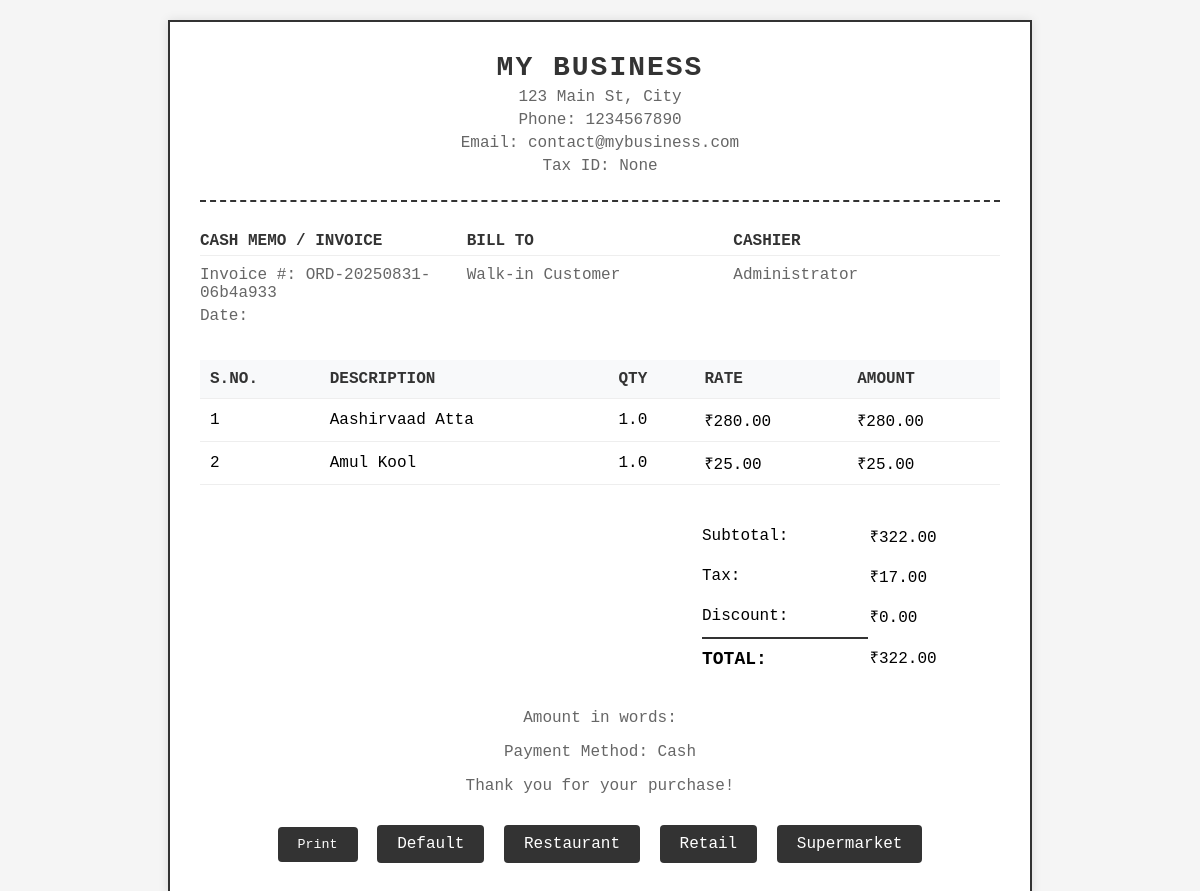
/invoice/3/retail (signed in), run on the app's committed database.
### tables this page shows
CREATE TABLE business_settings (
        id INTEGER PRIMARY KEY AUTOINCREMENT,
        name TEXT NOT NULL,
        address TEXT,
        phone TEXT,
        email TEXT,
        tax_id TEXT,
        currency TEXT DEFAULT '₹',
        logo BLOB,
        receipt_footer TEXT,
        tax_inclusive INTEGER DEFAULT 0
    );

CREATE TABLE orders (
        id INTEGER PRIMARY KEY AUTOINCREMENT,
        order_number TEXT UNIQUE NOT NULL,
        user_id INTEGER,
        customer_id INTEGER,
        table_id INTEGER,
        status TEXT DEFAULT 'pending',
        order_date TEXT NOT NULL,
        total_amount REAL NOT NULL,
        tax_amount REAL DEFAULT 0,
        discount_amount REAL DEFAULT 0,
        payment_method TEXT,
        payment_status TEXT DEFAULT 'pending',
        notes TEXT,
        FOREIGN KEY (user_id) REFERENCES users(id),
        FOREIGN KEY (customer_id) REFERENCES customers(id)
    );

CREATE TABLE users (
        id INTEGER PRIMARY KEY AUTOINCREMENT,
        username TEXT UNIQUE NOT NULL,
        password TEXT NOT NULL,
        role TEXT NOT NULL,
        name TEXT,
        email TEXT,
        phone TEXT,
        active INTEGER DEFAULT 1
    );

CREATE TABLE order_items (
        id INTEGER PRIMARY KEY AUTOINCREMENT,
        order_id INTEGER,
        product_id INTEGER,
        quantity REAL NOT NULL,
        price REAL NOT NULL,
        tax_rate REAL DEFAULT 0,
        discount REAL DEFAULT 0,
        notes TEXT,
        FOREIGN KEY (order_id) REFERENCES orders(id),
        FOREIGN KEY (product_id) REFERENCES products(id)
    );

CREATE TABLE products (
        id INTEGER PRIMARY KEY AUTOINCREMENT,
        name TEXT NOT NULL,
        description TEXT,
        category_id INTEGER,
        price REAL NOT NULL,
        cost_price REAL,
        barcode TEXT,
        stock INTEGER DEFAULT 0,
        min_stock INTEGER DEFAULT 0,
        image BLOB,
        active INTEGER DEFAULT 1,
        tax_rate REAL DEFAULT 0,
        FOREIGN KEY (category_id) REFERENCES categories(id)
    );

### flaskApp/app.py (the view)
@app.route('/invoice/<int:order_id>/<template_type>')
@login_required
def invoice_with_template(order_id, template_type):
    conn = get_db_connection()
    order = conn.execute("""
    SELECT orders.*, customers.name as customer_name, customers.email, customers.phone, customers.address,
           users.name as cashier_name,
           (orders.total_amount - orders.discount_amount) as subtotal,
           orders.tax_amount as tax, orders.discount_amount as discount, orders.total_amount as total
    FROM orders
    LEFT JOIN customers ON orders.customer_id = customers.id
    LEFT JOIN users ON orders.user_id = users.id
    WHERE orders.id = ?
    """, (order_id,)).fetchone()
    if not order:
        conn.close()
        flash('Order not found', 'danger')
        return redirect(url_for('orders'))
    order_items = conn.execute("""
    SELECT order_items.*, products.name as product_name
    FROM order_items
    LEFT JOIN products ON order_items.product_id = products.id
    WHERE order_items.order_id = ?
    """, (order_id,)).fetchall()
    business = conn.execute("SELECT * FROM business_settings LIMIT 1").fetchone()
    conn.close()
    if template_type == "restaurant":
        return render_template('invoice_restaurant.html', order=order, order_items=order_items, business=business)
    elif template_type == "retail":
        return render_template('invoice_retail.html', order=order, order_items=order_items, business=business)
    elif template_type == "supermarket":
        return render_template('invoice_supermarket.html', order=order, order_items=order_items, business=business)
    else:
        return render_template('invoice.html', order=order, order_items=order_items, business=business)

### flaskApp/app.py (called while the page is built)
def get_db_connection():
    conn = sqlite3.connect(DB_PATH)
    conn.row_factory = sqlite3.Row
    return conn

def login_required(f):
    @wraps(f)
    def decorated_function(*args, **kwargs):
        if 'user_id' not in session:
            return redirect(url_for('login'))
        return f(*args, **kwargs)
    return decorated_function

### flaskApp/templates/invoice_retail.html (shortened to what this page needs)
<!DOCTYPE html>
<html lang="en">
<head>
</head>
<body>
    <div class="invoice-container">
        <div class="invoice-header">
            <h1>{{ business.name }}</h1>
            <p>{{ business.address }}</p>
            <p>Phone: {{ business.phone }}</p>
            <p>Email: {{ business.email }}</p>
            <p>Tax ID: {{ business.tax_id }}</p>
        </div>
        <div class="invoice-details">
            <div>
                <h3>Cash Memo / Invoice</h3>
                <p>Invoice #: {{ order.order_number }}</p>
                <p>Date: {{ order.date }}</p>
            </div>
            <div>
                <h3>Bill To</h3>
                <p>{{ order.customer_name or 'Walk-in Customer' }}</p>
            </div>
            <div>
                <h3>Cashier</h3>
                <p>{{ order.cashier_name }}</p>
            </div>
        </div>
        <table class="invoice-table">
            <thead>
                <tr>
                    <th>S.No.</th>
                    <th>Description</th>
                    <th>Qty</th>
                    <th>Rate</th>
                    <th>Amount</th>
                </tr>
            </thead>
            <tbody>
                {% for item in order_items %}
                <tr>
                    <td>{{ loop.index }}</td>
                    <td>{{ item.product_name }}</td>
                    <td>{{ item.quantity }}</td>
                    <td>₹{{ "%.2f"|format(item.price) }}</td>
                    <td>₹{{ "%.2f"|format(item.price * item.quantity) }}</td>
                </tr>
                {% endfor %}
            </tbody>
        </table>
        <div class="invoice-summary">
            <table>
                <tr>
                    <td>Subtotal:</td>
                    <td class="text-right">₹{{ "%.2f"|format(order.subtotal) }}</td>
                </tr>
                <tr>
                    <td>Tax:</td>
                    <td class="text-right">₹{{ "%.2f"|format(order.tax) }}</td>
                </tr>
                <tr>
                    <td>Discount:</td>
                    <td class="text-right">₹{{ "%.2f"|format(order.discount) }}</td>
                </tr>
                <tr>
                    <td class="total">Total:</td>
                    <td class="text-right">₹{{ "%.2f"|format(order.total) }}</td>
                </tr>
            </table>
        </div>
        <div class="invoice-footer">
            <p>Amount in words: {{ order.amount_in_words }}</p>
            <p>Payment Method: {{ order.payment_method }}</p>
            <p>{{ business.footer or 'Thank you for your purchase!' }}</p>
        </div>
        <div class="invoice-actions">
            <button class="btn" onclick="window.print()">Print</button>
            <a href="{{ url_for('invoice', order_id=order.id) }}" class="btn">Default</a>
            <a href="{{ url_for('invoice_with_template', order_id=order.id, template_type='restaurant') }}" class="btn">Restaurant</a>
            <a href="{{ url_for('invoice_with_template', order_id=order.id, template_type='retail') }}" class="btn">Retail</a>
            <a href="{{ url_for('invoice_with_template', order_id=order.id, template_type='supermarket') }}" class="btn">Supermarket</a>
        </div>
    </div>
</body>
</html>

### flaskApp/templates/invoice_retail.html (style rules this page uses)
body { font-family: 'Courier New', monospace; margin: 0; padding: 20px; background-color: #f5f5f5; }
.invoice-container { max-width: 800px; margin: 0 auto; background-color: white; padding: 30px; box-shadow: 0 0 10px rgba(0, 0, 0, 0.1); border: 2px solid #333; }
.invoice-header { text-align: center; margin-bottom: 30px; border-bottom: 2px dashed #333; padding-bottom: 20px; }
.invoice-header h1 { margin: 0; font-size: 28px; color: #333; text-transform: uppercase; letter-spacing: 2px; }
.invoice-header p { margin: 5px 0; color: #666; }
.invoice-details { display: flex; justify-content: space-between; margin-bottom: 30px; }
.invoice-details div { flex: 1; }
.invoice-details h3 { margin: 0 0 10px 0; font-size: 16px; color: #333; border-bottom: 1px solid #eee; padding-bottom: 5px; text-transform: uppercase; }
.invoice-details p { margin: 5px 0; color: #666; }
.invoice-table { width: 100%; border-collapse: collapse; margin-bottom: 30px; }
.invoice-table th, .invoice-table td { padding: 10px; text-align: left; border-bottom: 1px solid #eee; }
.invoice-table th { background-color: #f8f9fa; font-weight: bold; color: #333; text-transform: uppercase; }
.invoice-summary { margin-left: auto; width: 300px; }
.invoice-summary table { width: 100%; }
.invoice-summary td { padding: 8px 0; }
.invoice-summary .total { font-weight: bold; font-size: 18px; border-top: 2px solid #333; padding-top: 10px; margin-top: 5px; text-transform: uppercase; }
.invoice-footer { text-align: center; margin-top: 30px; color: #666; }
.invoice-actions { text-align: center; margin-top: 30px; }
.btn { display: inline-block; padding: 10px 20px; margin: 0 5px; background-color: #333; color: white; text-decoration: none; border-radius: 4px; cursor: pointer; border: none; font-family: 'Courier New', monospace; }

### data on the page
business_settings: name "MY BUSINESS", address "123 Main St, City", phone "1234567890", email "contact@mybusiness.com"
orders: order_number "ORD-20250831-06b4a933", tax "17.00", discount "0.00", total "322.00", payment_method "Cash"
users: cashier_name "Administrator"
order_items: product_name "Aashirvaad Atta", quantity "1.0", price "280.00", item.price*item.quantity "280.00"
order_items: product_name "Amul Kool", quantity "1.0", price "25.00", item.price*item.quantity "25.00"

### other printed values
{{ business.tax_id }} "None"
{{ order.customer_name or 'Walk-in Customer' }} "Walk-in Customer"
{{ "%.2f"|format(order.subtotal) }} "322.00"
{{ business.footer or 'Thank you for your purchase!' }} "Thank you for your purchase!"
